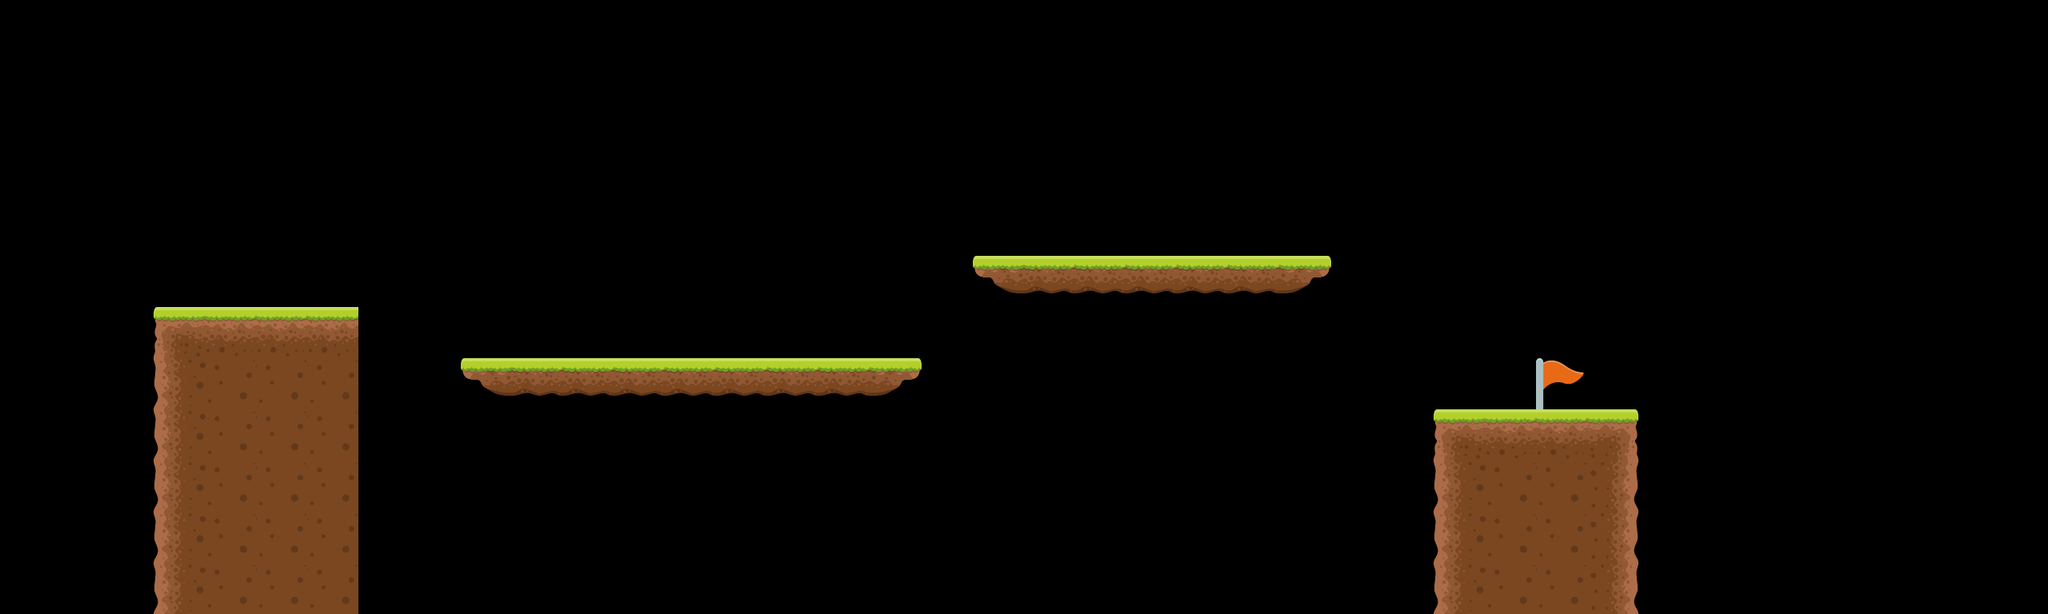

Below is a game level as drawn by its tile map, then a one-line description and the .tmx file that defines it, in full:
An orthogonal 40x12 tile map with 64x64 px tiles, 1 tile layer (Tile Layer 1), 2 tilesets and 8 objects.

<map version="1.10" tiledversion="1.11.1" orientation="orthogonal" renderorder="right-down" width="40" height="12" tilewidth="64" tileheight="64" infinite="0" nextlayerid="6" nextobjectid="22">
 <editorsettings>
  <export target="level1.lua" format="lua" />
 </editorsettings>
 <tileset firstgid="1" name="platformer" tilewidth="64" tileheight="64" tilecount="9" columns="3">
  <image source="tileset.png" width="192" height="192" />
 </tileset>
 <tileset firstgid="10" name="Flag" tilewidth="64" tileheight="64" tilecount="1" columns="1">
  <image source="../flag.png" width="64" height="64" />
 </tileset>
 <layer id="1" name="Tile Layer 1" width="40" height="12">
  <data encoding="csv">
0,0,0,0,0,0,0,0,0,0,0,0,0,0,0,0,0,0,0,0,0,0,0,0,0,0,0,0,0,0,0,0,0,0,0,0,0,0,0,0,
0,0,0,0,0,0,0,0,0,0,0,0,0,0,0,0,0,0,0,0,0,0,0,0,0,0,0,0,0,0,0,0,0,0,0,0,0,0,0,0,
0,0,0,0,0,0,0,0,0,0,0,0,0,0,0,0,0,0,0,0,0,0,0,0,0,0,0,0,0,0,0,0,0,0,0,0,0,0,0,0,
0,0,0,0,0,0,0,0,0,0,0,0,0,0,0,0,0,0,0,0,0,0,0,0,0,0,0,0,0,0,0,0,0,0,0,0,0,0,0,0,
0,0,0,0,0,0,0,0,0,0,0,0,0,0,0,0,0,0,0,0,0,0,0,0,0,0,0,0,0,0,0,0,0,0,0,0,0,0,0,0,
0,0,0,0,0,0,0,0,0,0,0,0,0,0,0,0,0,0,0,7,8,8,8,8,8,9,0,0,0,0,0,0,0,0,0,0,0,0,0,0,
0,0,0,1,2,2,2,0,0,0,0,0,0,0,0,0,0,0,0,0,0,0,0,0,0,0,0,0,0,0,0,0,0,0,0,0,0,0,0,0,
0,0,0,4,5,5,5,0,0,7,8,8,8,8,8,8,8,9,0,0,0,0,0,0,0,0,0,0,0,0,10,0,0,0,0,0,0,0,0,0,
0,0,0,4,5,5,5,0,0,0,0,0,0,0,0,0,0,0,0,0,0,0,0,0,0,0,0,0,1,2,2,3,0,0,0,0,0,0,0,0,
0,0,0,4,5,5,5,0,0,0,0,0,0,0,0,0,0,0,0,0,0,0,0,0,0,0,0,0,4,5,5,6,0,0,0,0,0,0,0,0,
0,0,0,4,5,5,5,0,0,0,0,0,0,0,0,0,0,0,0,0,0,0,0,0,0,0,0,0,4,5,5,6,0,0,0,0,0,0,0,0,
0,0,0,4,5,5,5,0,0,0,0,0,0,0,0,0,0,0,0,0,0,0,0,0,0,0,0,0,4,5,5,6,0,0,0,0,0,0,0,0
</data>
 </layer>
 <objectgroup id="4" name="Flag">
  <object id="20" x="1920" y="448" width="64" height="64" />
 </objectgroup>
 <objectgroup id="5" name="Start">
  <object id="21" x="256" y="320" width="64" height="64" />
 </objectgroup>
 <objectgroup id="3" name="Enemies">
  <object id="17" x="832" y="384" width="64" height="64" />
  <object id="18" x="1408" y="256" width="64" height="64" />
 </objectgroup>
 <objectgroup id="2" name="platforms">
  <object id="4" x="194" y="388" width="254" height="124" />
  <object id="5" x="576" y="448" width="576" height="64" />
  <object id="8" x="1792" y="512" width="256" height="64" />
  <object id="14" x="1216" y="320" width="448" height="64" />
 </objectgroup>
</map>
